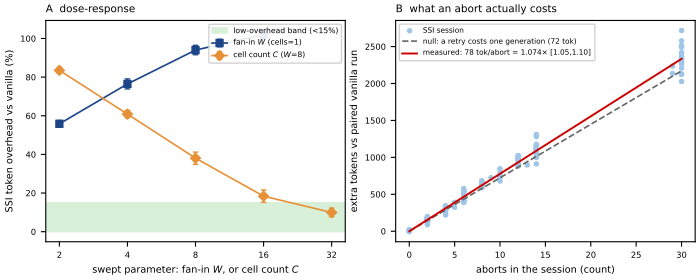

Write the Python code that produced this figure.
#!/usr/bin/env python3
"""fig_cost_envelope.py -- regenerate Figure 2 from committed data.

WHAT CHANGED, 2026-09-14 (round 2), AND WHY
-------------------------------------------
The previous version plotted SSI token overhead against the realized abort
rate and fitted `overhead = +0% + 108% * abort_rate`.  That fit is an
accounting identity, not a measurement, and the committed data proves it:

    for every one of the 155 SSI sessions   generations = W*depth + aborts
    for every vanilla and pessimistic one   generations = W*depth

so abort_rate = aborts/(W*depth) is exactly `extra generations / baseline
generations`, and token overhead is `extra tokens / baseline tokens`.  The
slope of overhead against abort rate therefore carries one number and one
only: how much a RETRIED generation costs relative to a first-attempt one.
Plotting the two against each other and reporting R^2 = 0.94 as a "law" is
plotting x against x.  Worse, the old caption presented the collapse of the
fan-in and cell-count sweeps onto a common line as validation; any
mechanism that produces aborts lands on that line by construction.

This version reports what the identity does NOT force, which is where the
evidence actually is:

  (a) the intercept is indistinguishable from zero -- SSI has no fixed
      cost, only a per-abort one;
  (b) the slope does not steepen as contention rises -- aborts do not
      compound;
  (c) the two contention mechanisms agree on the per-abort cost, so the
      retry price is a property of the discipline, not of the workload;
  (d) a retried generation costs measurably MORE than a first-attempt one,
      and that ratio -- the only empirical content of the old 108% -- is
      what the figure now shows directly.

Panel A plots mean overhead against the swept parameter, which is what the
experimenter set, rather than against another outcome of the same run.
Panel B plots extra tokens against aborts in absolute units against the
null line "a retry costs the same as a first attempt"; the gap between the
two lines is (d).

    python3 python/fig_cost_envelope.py --out fig_cost_envelope.pdf
    python3 python/fig_cost_envelope.py --stats-only

Needs matplotlib and numpy for the figure; --stats-only needs neither.
Offline, deterministic (the bootstrap is seeded).
"""
import argparse
import json
import os
import random
import statistics as st

SRC = ["hc_curve", "hc_ceiling"]
FILE = "sessions__gpt-4o-mini.jsonl"
SEED = 20260914
BOOT = 2000


def load(base):
    rows = []
    for d in SRC:
        p = os.path.join(base, d, FILE)
        if not os.path.isfile(p):
            raise SystemExit(f"FAIL: {p} not found")
        with open(p) as fh:
            for line in fh:
                if line.strip():
                    r = json.loads(line)
                    r["_src"] = d
                    rows.append(r)
    return rows


def pair(rows):
    key = lambda r: (r["_src"], r["scenario_seed"], r["W"], r["cells"], r["depth"])
    van = {key(r): r for r in rows if r["strategy"] == "vanilla"}
    ssi = {key(r): r for r in rows if r["strategy"] == "ssi"}
    return [(van[k], ssi[k]) for k in ssi if k in van]


def ols(x, y):
    n = len(x)
    mx, my = sum(x) / n, sum(y) / n
    sxx = sum((a - mx) ** 2 for a in x)
    sxy = sum((a - mx) * (b - my) for a, b in zip(x, y))
    b1 = sxy / sxx
    b0 = my - b1 * mx
    sst = sum((b - my) ** 2 for b in y)
    ssr = sum((b - (b0 + b1 * a)) ** 2 for a, b in zip(x, y))
    return b0, b1, (1 - ssr / sst if sst else float("nan"))


def boot_ci(items, stat, rng):
    vals = sorted(stat(rng.choices(items, k=len(items))) for _ in range(BOOT))
    return vals[int(0.025 * BOOT)], vals[int(0.975 * BOOT)]


def identity_holds(rows):
    """generations = W*depth + aborts for ssi; = W*depth otherwise."""
    ok = {}
    for strat in ("vanilla", "ssi", "pessimistic"):
        sub = [r for r in rows if r["strategy"] == strat]
        ok[strat] = (len(sub), sum(
            1 for r in sub
            if r["generations"] - r["W"] * r["depth"] - r["aborts"] == 0))
    return ok


def stats(P, rows):
    rng = random.Random(SEED)
    ar = [s["aborts"] / (s["W"] * s["depth"]) for _, s in P]
    ov = [100 * (s["tokens_total"] / v["tokens_total"] - 1) for v, s in P]
    b0, b1, r2 = ols(ar, ov)
    pairs = list(zip(ar, ov))
    i_lo, i_hi = boot_ci(pairs, lambda pp: ols([p[0] for p in pp],
                                               [p[1] for p in pp])[0], rng)

    zero = [(v, s) for v, s in P if s["aborts"] == 0]
    zov = [100 * (s["tokens_total"] / v["tokens_total"] - 1) for v, s in zero]

    halves = {}
    for nm, sel in (("low", lambda a: a < 0.5), ("high", lambda a: a >= 0.5)):
        h = [(a, o) for a, o in pairs if sel(a)]
        hb0, hb1, hr2 = ols([p[0] for p in h], [p[1] for p in h])
        lo, hi = boot_ci(h, lambda pp: ols([p[0] for p in pp],
                                           [p[1] for p in pp])[1], rng)
        halves[nm] = (len(h), hb1, lo, hi)

    def inflation(sel):
        sub = [(v, s) for v, s in P if sel(s) and s["aborts"] > 0]
        per = [(s["tokens_total"] - v["tokens_total"]) / s["aborts"] for v, s in sub]
        base = [v["tokens_total"] / v["generations"] for v, s in sub]
        lo, hi = boot_ci(list(zip(per, base)),
                         lambda pp: st.mean([p[0] for p in pp])
                         / st.mean([p[1] for p in pp]), rng)
        return len(sub), st.mean(per), st.mean(base), \
            st.mean(per) / st.mean(base), lo, hi

    return {
        "n_pairs": len(P), "intercept": b0, "intercept_ci": (i_lo, i_hi),
        "slope": b1, "r2": r2,
        "zero_abort": (len(zov), st.mean(zov) if zov else float("nan"),
                       st.median(zov) if zov else float("nan")),
        "halves": halves,
        "pooled": inflation(lambda s: True),
        "fanin": inflation(lambda s: s["cells"] == 1),
        "cells": inflation(lambda s: s["W"] == 8 and s["cells"] > 1),
        "identity": identity_holds(rows),
    }


def report(S):
    print(f"  paired SSI/vanilla sessions: {S['n_pairs']}")
    print("\n  ACCOUNTING IDENTITY, checked on the committed data")
    for k, (n, ok) in S["identity"].items():
        tag = "generations = W*depth + aborts" if k == "ssi" else "generations = W*depth"
        print(f"    {k:12s} {ok}/{n}  {tag}")
    print("    => abort_rate is extra generations / baseline generations, and the")
    print("       slope of overhead on abort_rate is the retry price. Nothing else.")

    print("\n  WHAT THE IDENTITY DOES NOT FORCE")
    lo, hi = S["intercept_ci"]
    print(f"    (a) intercept {S['intercept']:+.2f}% 95% CI [{lo:+.2f},{hi:+.2f}]"
          "  -- no fixed SSI cost")
    n, m, md = S["zero_abort"]
    print(f"        {n} zero-abort sessions: mean {m:+.2f}%, median {md:+.2f}%")
    for nm in ("low", "high"):
        n, b1, l, h = S["halves"][nm]
        rng_ = "abort<0.5" if nm == "low" else "abort>=0.5"
        print(f"    (b) {rng_:11s} n={n:3d} slope {b1:6.1f}% 95% CI [{l:.1f},{h:.1f}]")
    print("        -- overlapping: aborts do not compound")
    for nm, lab in (("fanin", "fan-in sweep"), ("cells", "cell-count sweep")):
        n, per, base, ratio, l, h = S[nm]
        print(f"    (c) {lab:17s} n={n:3d} {per:5.1f} tok/abort vs {base:5.1f} tok/gen"
              f"  ratio {ratio:.3f} [{l:.3f},{h:.3f}]")
    n, per, base, ratio, l, h = S["pooled"]
    print(f"    (d) pooled: a retried generation costs {ratio:.3f}x a first-attempt"
          f" one, 95% CI [{l:.3f},{h:.3f}] (n={n})")
    print(f"        this ratio IS the old {S['slope']:.0f}% slope; "
          f"R2={S['r2']:.3f} measures the identity, not a law")
    print(f"    C*: the abort rate at which overhead reaches 15% is "
          f"{15.0 / S['slope']:.2f}, i.e. 0.15/{S['slope'] / 100:.3f}")


def figure(P, S, out):
    import numpy as np
    import matplotlib
    matplotlib.use("Agg")
    import matplotlib.pyplot as plt

    fig, (axA, axB) = plt.subplots(1, 2, figsize=(7.0, 2.8), dpi=300)

    # ---- Panel A: dose-response against the SWEPT parameter ----------
    def group(sel, knob):
        g = {}
        for v, s in P:
            if sel(s):
                g.setdefault(knob(s), []).append(
                    100 * (s["tokens_total"] / v["tokens_total"] - 1))
        return {k: (st.mean(q), st.pstdev(q) / max(len(q) ** 0.5, 1))
                for k, q in sorted(g.items())}

    fan = group(lambda s: s["cells"] == 1, lambda s: s["W"])
    cel = group(lambda s: s["W"] == 8 and s["cells"] > 1, lambda s: s["cells"])
    axA.axhspan(0, 15, color="#d8f0d8", zorder=0, label="low-overhead band (<15%)")
    axA.errorbar(list(fan), [v[0] for v in fan.values()],
                 yerr=[v[1] for v in fan.values()], marker="s", ms=5, lw=1.2,
                 color="#1c4587", capsize=2, label="fan-in $W$ (cells=1)")
    axA.errorbar(list(cel), [v[0] for v in cel.values()],
                 yerr=[v[1] for v in cel.values()], marker="D", ms=5, lw=1.2,
                 color="#e69138", capsize=2, label="cell count $C$ ($W$=8)")
    axA.set_xscale("log", base=2)
    ticks = sorted(set(list(fan) + list(cel)))
    axA.set_xticks(ticks)
    axA.set_xticklabels([str(t) for t in ticks])
    axA.xaxis.set_minor_formatter(matplotlib.ticker.NullFormatter())
    axA.set_xlabel("swept parameter: fan-in $W$, or cell count $C$", fontsize=7)
    axA.set_ylabel("SSI token overhead vs vanilla (%)", fontsize=7)
    axA.set_title("A  dose-response", fontsize=7.5, loc="left")
    axA.tick_params(labelsize=6)
    axA.legend(fontsize=5.5, loc="upper right", framealpha=0.9)

    # ---- Panel B: the decomposition, in absolute tokens ---------------
    ab = np.array([s["aborts"] for _, s in P], dtype=float)
    ex = np.array([s["tokens_total"] - v["tokens_total"] for v, s in P], dtype=float)
    tok_gen = st.mean([v["tokens_total"] / v["generations"] for v, _ in P])
    _, per_abort, _, ratio, r_lo, r_hi = S["pooled"]
    xs = np.linspace(0, ab.max(), 50)
    axB.scatter(ab, ex, s=9, color="#9fc5e8", zorder=2, label="SSI session")
    axB.plot(xs, tok_gen * xs, color="#666666", ls="--", lw=1.2, zorder=3,
             label=f"null: a retry costs one generation ({tok_gen:.0f} tok)")
    axB.plot(xs, per_abort * xs, color="#cc0000", lw=1.4, zorder=4,
             label=f"measured: {per_abort:.0f} tok/abort "
                   f"= {ratio:.3f}$\\times$ [{r_lo:.2f},{r_hi:.2f}]")
    axB.set_xlabel("aborts in the session (count)", fontsize=7)
    axB.set_ylabel("extra tokens vs paired vanilla run", fontsize=7)
    axB.set_title("B  what an abort actually costs", fontsize=7.5, loc="left")
    axB.tick_params(labelsize=6)
    axB.legend(fontsize=5.3, loc="upper left", framealpha=0.9)

    fig.tight_layout(pad=0.3)
    # Deterministic bytes: the PDF backend stamps a CreationDate by default,
    # so two runs over identical data produce different files and every
    # regeneration dirties the working tree. CreationDate=None omits it.
    fig.savefig(out, metadata={"CreationDate": None})
    print(f"\n  wrote {out}")


def main():
    ap = argparse.ArgumentParser()
    ap.add_argument("--base", default="python")
    ap.add_argument("--out", default="fig_cost_envelope.pdf")
    ap.add_argument("--stats-only", action="store_true")
    a = ap.parse_args()

    rows = load(a.base)
    P = pair(rows)
    if len(P) != 155:
        print(f"  warning: {len(P)} paired sessions, manuscript reports 155")
    S = stats(P, rows)
    report(S)
    if not a.stats_only:
        figure(P, S, a.out)


if __name__ == "__main__":
    main()
